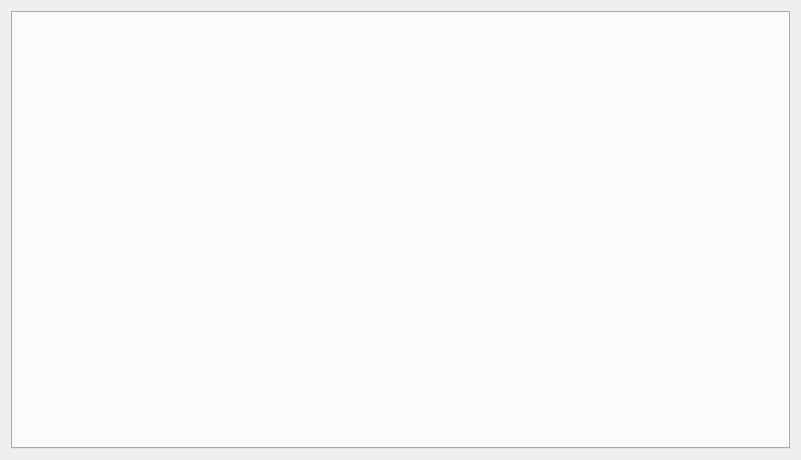
<?xml version="1.0" encoding="UTF-8"?>
<ui version="4.0">
 <class>ControlPanels</class>
 <widget class="QWidget" name="ControlPanels">
  <property name="geometry">
   <rect>
    <x>0</x>
    <y>0</y>
    <width>801</width>
    <height>460</height>
   </rect>
  </property>
  <property name="windowTitle">
   <string>Form</string>
  </property>
  <layout class="QGridLayout" name="gridLayout">
   <item row="1" column="0">
    <widget class="QTabWidget" name="control_tabs"/>
   </item>
  </layout>
 </widget>
 <resources/>
 <connections/>
</ui>
